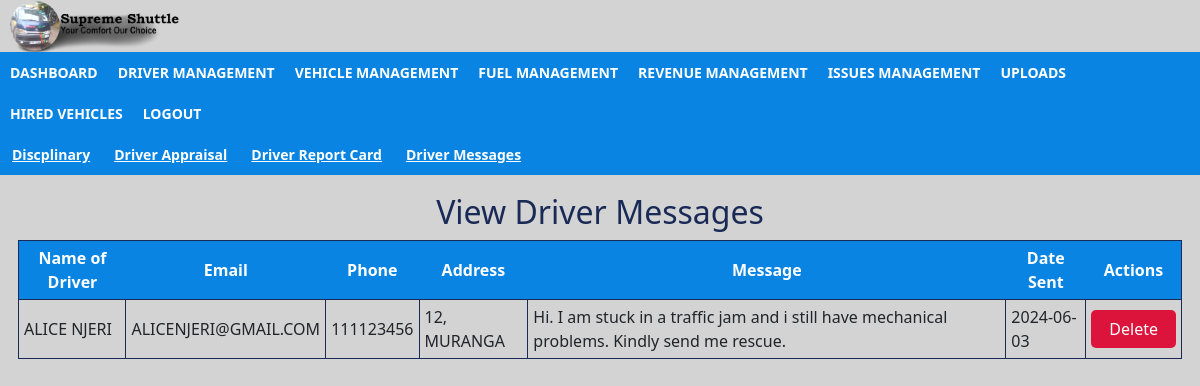
The page /view_driver_message.php on the database its author committed.
### tables this page shows
CREATE TABLE `driver_messages` (
  `id` int(10) NOT NULL,
  `names` varchar(100) NOT NULL,
  `email` varchar(100) NOT NULL,
  `phone` int(100) NOT NULL,
  `address` varchar(100) NOT NULL,
  `date_created` date NOT NULL,
  `message` varchar(250) NOT NULL
);

### view_driver_message.php (the view, shortened to what this page needs)
<!doctype html>
<html lang="en">
  <head>
    <link href="https://cdn.jsdelivr.net/npm/bootstrap@5.2.3/dist/css/bootstrap.min.css" rel="stylesheet">
    <link rel="stylesheet" href="/style.css">
  </head>
        <body>
              <div class="header">
                  <a href="#.php"><img src="/images/supremeshuttlelogo.png"></a>
            </div>
            <div class="topnav" id="myTopnav">
                  <a href="dashboard_admin.php"> DASHBOARD</a>
                  <a href="view_driver.php">DRIVER MANAGEMENT</a>
                  <a href="view_vehicle.php">VEHICLE MANAGEMENT</a>
                  <a href="view_fuel.php"> FUEL MANAGEMENT</a>
                  <a href="view_revenue.php">REVENUE MANAGEMENT</a>
                  <a href="view_issues.php">ISSUES MANAGEMENT</a>
                  <a href="upload_form.php">UPLOADS</a>
                  <a href="view_hired_vehicles.php"> HIRED VEHICLES</a>
                  <a href="index.php">LOGOUT</a>
            </div>
            <div class="secnav">
              <a href="view_discplinary.php">Discplinary</a>
              <a href="view_appraisal.php">Driver Appraisal</a>
              <a href="appraisal_report.php"> Driver Report Card </a>
              <a href="view_driver_message.php"> Driver Messages </a>
            </div>
              <?php
              include 'config.php';
              $select="SELECT*FROM driver_messages";
              $select_q=mysqli_query($con,$select);
              $data=mysqli_num_rows($select_q);
              ?>
            <div class="table">
                <h2>View Driver Messages </h2>
                <table>
                    <tr>
                        <th>Name of Driver</th>
                        <th>Email</th>
                        <th>Phone</th>
                        <th>Address</th>
                        <th>Message </th>
                        <th>Date Sent </th>
                        <th colspan="2"> Actions</th>
                    </tr>
                        <?php
                        if($data){
                            while ($row=mysqli_fetch_array($select_q)){
                        ?>
                      <tr>
                          <td><?php echo $row['names'] ?></td>
                          <td><?php echo $row['email'] ?></td>
                          <td><?php echo $row['phone'] ?></td>
                          <td><?php echo $row['address'] ?></td>
                          <td><?php echo $row['message'] ?></td>
                          <td><?php echo $row['date_created'] ?></td>
                          <td><a onclick="return confirm('Are you sure you want to delete?')" href="delete_driver_message.php?id=<?php echo $row['id'] ?>" style="background-color:crimson;color: white; padding: 8px 18px; text-align: center; text-decoration: none; border-radius: 5px;"; >Delete</td>
                      </tr>
                          <?php
                                }
                            }
                          ?>
                </table>
          </div>
    </body>
</html>

### style.css (style rules this page uses)
* { box-sizing: border-box; }
body { background-color:lightgrey; margin:0; padding: 0; }
.header img { padding: 0px 0px; display:inline-block; padding-left: 10px; margin-left: auto; margin-right: auto; width: 15%; }
.topnav { overflow:hidden; background-color:#0984e3; position:static; top: 0px; width: 100%; }
.topnav a { float: left; display: block; color: white; text-align: center; padding: 10px 10px; text-decoration: none; font-size: 14px; font-weight:bolder; }
.secnav { overflow:hidden; background-color:#0984e3; position:static; top: 0px; width: 100%; }
.secnav a { float: left; display: block; color: white; text-align: center; padding: 10px 12px; text-decoration:underline; font-size: 14px; font-weight:bold; }
img { display: block; margin-left: auto; margin-right: auto; }
body { background-color:lightgrey; }
.table { padding: 18px; }
.table th { padding: 5px; text-align: center; background-color:#0984e3; color: white; }
.table h2 { color: #192a56 ; text-align: center; }
.table td, tr { border: solid #192a56 1px; padding: 5px; }

### rows shown on the page
driver_messages: names "ALICE NJERI", email "ALICENJERI@GMAIL.COM", phone "111123456", address "12, MURANGA", message "Hi. I am stuck in a traffic jam and i still have mechanical problems. Kindly send me rescue.", date_created "2024-06-03"
